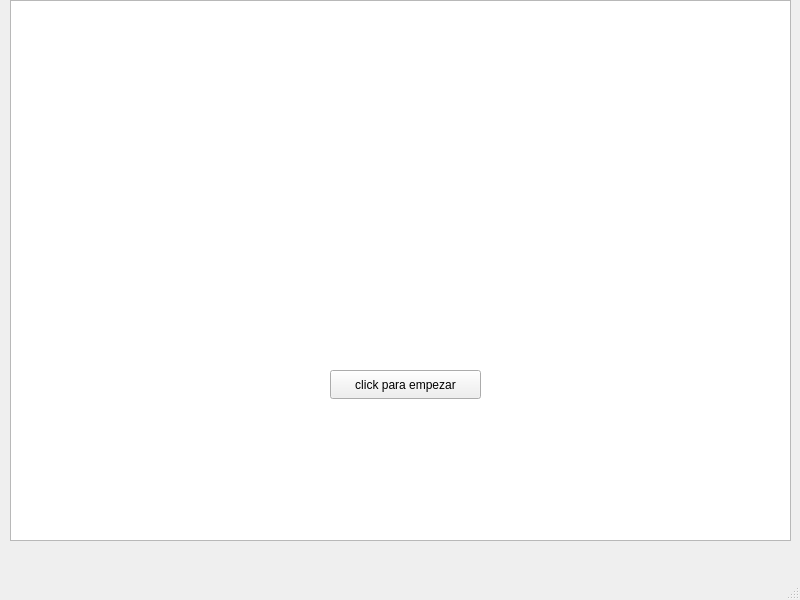
<?xml version="1.0" encoding="UTF-8"?>
<ui version="4.0">
 <class>MainWindow</class>
 <widget class="QMainWindow" name="MainWindow">
  <property name="geometry">
   <rect>
    <x>0</x>
    <y>0</y>
    <width>800</width>
    <height>600</height>
   </rect>
  </property>
  <property name="windowTitle">
   <string>MainWindow</string>
  </property>
  <widget class="QWidget" name="centralwidget">
   <widget class="QGraphicsView" name="graphicsView">
    <property name="geometry">
     <rect>
      <x>10</x>
      <y>0</y>
      <width>781</width>
      <height>541</height>
     </rect>
    </property>
   </widget>
   <widget class="QPushButton" name="pushButton">
    <property name="geometry">
     <rect>
      <x>330</x>
      <y>370</y>
      <width>151</width>
      <height>29</height>
     </rect>
    </property>
    <property name="text">
     <string>click para empezar</string>
    </property>
   </widget>
  </widget>
  <widget class="QMenuBar" name="menubar">
   <property name="geometry">
    <rect>
     <x>0</x>
     <y>0</y>
     <width>800</width>
     <height>25</height>
    </rect>
   </property>
  </widget>
  <widget class="QStatusBar" name="statusbar"/>
 </widget>
 <resources/>
 <connections/>
</ui>
